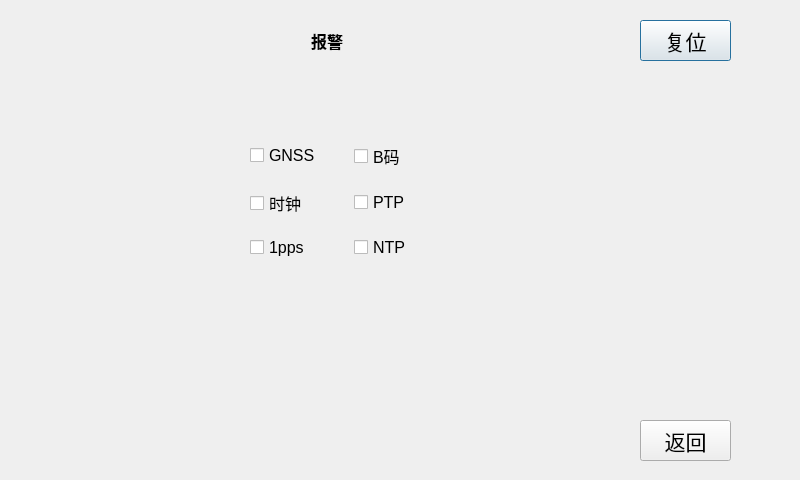
<?xml version="1.0" encoding="UTF-8"?>
<ui version="4.0">
 <class>SetAlarm</class>
 <widget class="QDialog" name="SetAlarm">
  <property name="geometry">
   <rect>
    <x>0</x>
    <y>0</y>
    <width>800</width>
    <height>480</height>
   </rect>
  </property>
  <property name="windowTitle">
   <string>Dialog</string>
  </property>
  <widget class="QPushButton" name="pushButton_6">
   <property name="geometry">
    <rect>
     <x>640</x>
     <y>20</y>
     <width>91</width>
     <height>41</height>
    </rect>
   </property>
   <property name="font">
    <font>
     <pointsize>16</pointsize>
    </font>
   </property>
   <property name="text">
    <string>复位</string>
   </property>
  </widget>
  <widget class="QPushButton" name="pushButton_5">
   <property name="geometry">
    <rect>
     <x>640</x>
     <y>420</y>
     <width>91</width>
     <height>41</height>
    </rect>
   </property>
   <property name="font">
    <font>
     <pointsize>16</pointsize>
    </font>
   </property>
   <property name="text">
    <string>返回</string>
   </property>
  </widget>
  <widget class="QLabel" name="label">
   <property name="geometry">
    <rect>
     <x>300</x>
     <y>30</y>
     <width>54</width>
     <height>21</height>
    </rect>
   </property>
   <property name="font">
    <font>
     <pointsize>12</pointsize>
     <weight>75</weight>
     <bold>true</bold>
    </font>
   </property>
   <property name="text">
    <string>报警</string>
   </property>
   <property name="alignment">
    <set>Qt::AlignCenter</set>
   </property>
  </widget>
  <widget class="QWidget" name="layoutWidget">
   <property name="geometry">
    <rect>
     <x>250</x>
     <y>130</y>
     <width>201</width>
     <height>141</height>
    </rect>
   </property>
   <layout class="QGridLayout" name="gridLayout">
    <item row="0" column="0">
     <widget class="QCheckBox" name="checkBox">
      <property name="font">
       <font>
        <pointsize>12</pointsize>
       </font>
      </property>
      <property name="text">
       <string>GNSS</string>
      </property>
     </widget>
    </item>
    <item row="0" column="1">
     <widget class="QCheckBox" name="checkBox_4">
      <property name="font">
       <font>
        <pointsize>12</pointsize>
       </font>
      </property>
      <property name="text">
       <string>B码</string>
      </property>
     </widget>
    </item>
    <item row="1" column="0">
     <widget class="QCheckBox" name="checkBox_2">
      <property name="font">
       <font>
        <pointsize>12</pointsize>
       </font>
      </property>
      <property name="text">
       <string>时钟</string>
      </property>
     </widget>
    </item>
    <item row="1" column="1">
     <widget class="QCheckBox" name="checkBox_5">
      <property name="font">
       <font>
        <pointsize>12</pointsize>
       </font>
      </property>
      <property name="text">
       <string>PTP</string>
      </property>
     </widget>
    </item>
    <item row="2" column="0">
     <widget class="QCheckBox" name="checkBox_3">
      <property name="font">
       <font>
        <pointsize>12</pointsize>
       </font>
      </property>
      <property name="text">
       <string>1pps</string>
      </property>
     </widget>
    </item>
    <item row="2" column="1">
     <widget class="QCheckBox" name="checkBox_6">
      <property name="font">
       <font>
        <pointsize>12</pointsize>
       </font>
      </property>
      <property name="text">
       <string>NTP</string>
      </property>
     </widget>
    </item>
   </layout>
  </widget>
 </widget>
 <resources/>
 <connections>
  <connection>
   <sender>pushButton_5</sender>
   <signal>clicked()</signal>
   <receiver>SetAlarm</receiver>
   <slot>close()</slot>
   <hints>
    <hint type="sourcelabel">
     <x>696</x>
     <y>430</y>
    </hint>
    <hint type="destinationlabel">
     <x>761</x>
     <y>386</y>
    </hint>
   </hints>
  </connection>
 </connections>
</ui>
